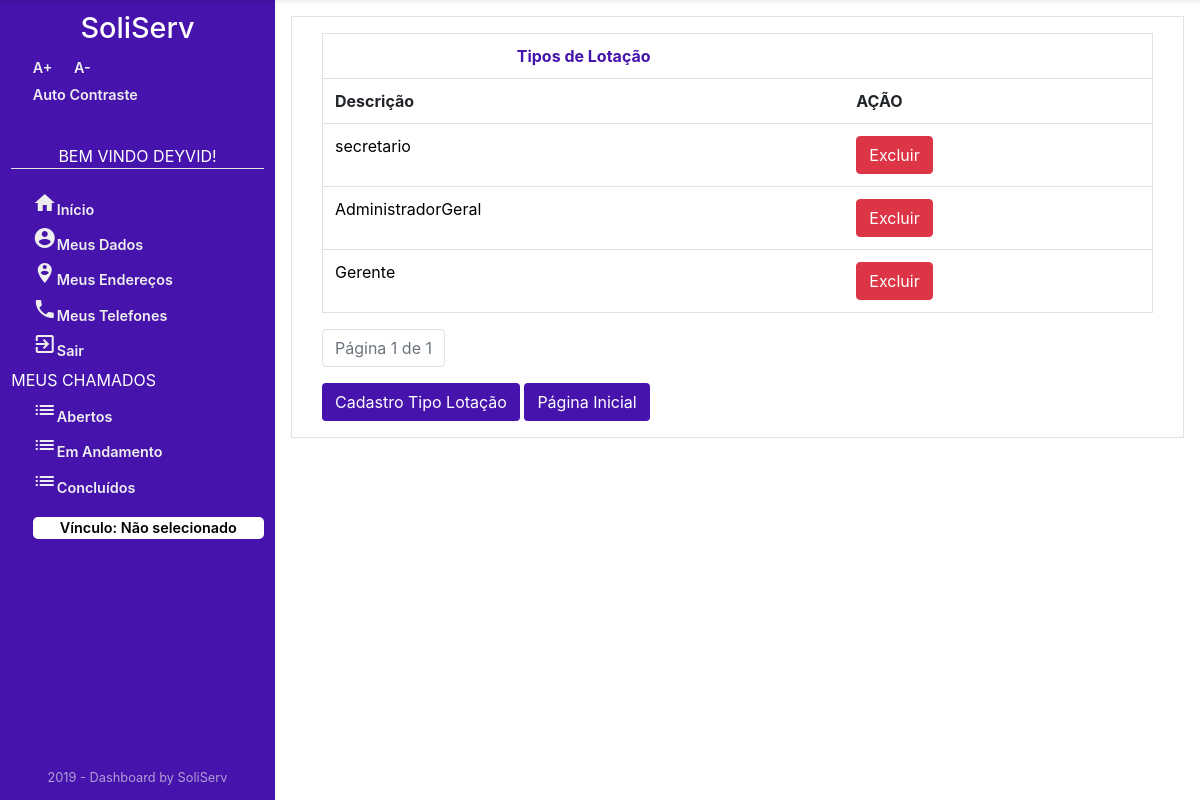
/Orgao/TiposLotacao/ (signed in), run on an earlier commit of the app's database.
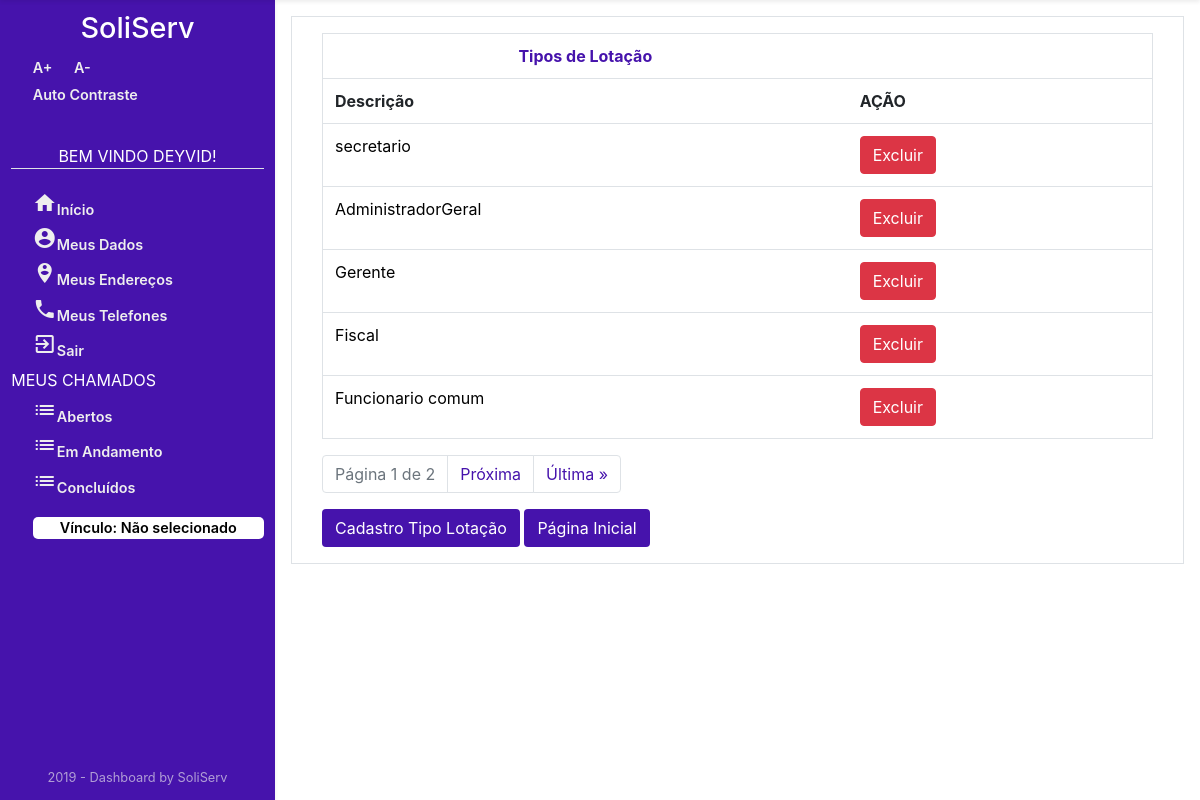
And on a later commit of the database.
### Orgao/models.py (models this page shows, shortened)
class TipoLotacao(models.Model):
    descricao = models.CharField('DESCRIÇÃO', max_length=45)
    class Meta:
        verbose_name = "TipoLotacao"
        verbose_name_plural = "TiposLotacao"

### Orgao/views.py (the view)
# urls.py: path('TiposLotacao/', views.TipoLotacaoList, name='tipos_lotacao'),
def TipoLotacaoList(request):
    tipo_lotacao_list = TipoLotacao.objects.all()
    paginator = Paginator(tipo_lotacao_list, 5)
    page = request.GET.get('page')
    tipo_lotacao_list = paginator.get_page(page)
    context = {'tipo_lotacao_list': tipo_lotacao_list}
    if not request.user.is_authenticated:
        return render(request, 'Usuario/acessoNegado.html')
    else:
        return render(request, 'Orgao/tiposLotacao.html', context)

### Orgao/templates/Orgao/tiposLotacao.html (shortened to what this page needs)
{% extends "sistemaDeGestaoDeServicosPublicos/index1.html" %}
{% block centro %}
<main id="Orgao" class="container border">
    <div class="container">
        {% block centroOrgao %}
        <form>
            {% if tipo_lotacao_list %}
            <table class="table border mt-3">
                <tr>
                    <th colspan="1" class="text-center" style="color: #4613ac;">Tipos de Lotação</th>
                    <th></th>
                </tr>
                <tr>
                    <th>Descrição</th>
                    <th>AÇÃO</th>
                </tr>
                {% for tipos in tipo_lotacao_list %}
                <tr>
                    <td>
                        <a class="link" title="Clique Para Atualizar o Tipo de Lotação"
                            href="{% url 'Orgao:Tipo_lotacao_atualizar' tipos.id %}">{{tipos.descricao}}
                        </a>
                    </td>
                    <td>
                        <a class="btn btn-danger" style="color: white;"
                            href="{% url 'Orgao:tipo_lotacao_deletar' tipos.id %}" title="Excluir Tipo de Lotacao">
                            Excluir</a>
                    </td>
                </tr>
                {% endfor %}
                {% else %}
                <div class="alert alert-danger mt-3">
                    Não há Dados Cadastrados!
                </div>
                {% endif %}
        </form>
    <nav aria-label="text-left pagination  ">
        <ul class="pagination ">
            <li class="page-item disabled">
                <a class="page-link" href="#">Página {{ tipo_lotacao_list.number }} de
                    {{ tipo_lotacao_list.paginator.num_pages }}</a>
            </li>
            {% if tipo_lotacao_list.has_next %}
            <li class="page-item">
                <a class="page-link" style=" color: #4613ac;" title="Próxima Página"
                    href="?page={{ tipo_lotacao_list.next_page_number }}">Próxima</a>
            </li>
            <li class="page-item">
                <a class="page-link" title="Ultima Página" style=" color: #4613ac;"
                    href="?page={{tipo_lotacao_list.paginator.num_pages }}">Última &raquo;</a>
            </li>
            {% endif %}
        </ul>
    </nav>
        <a class="btn  mb-3" href="{% url 'Orgao:cadastro_Tipo_Lotacao'%}" style="background: #4613ac; color: white;"
            title="cadastrar novo Tipo de Lotação">Cadastro Tipo
            Lotação</a>
        <a class="btn  mb-3" href="{% url 'Orgao:orgao_index'%}" style="background: #4613ac; color: white;"
            title="Voltar a HomePage">Página Inicial</a>
</main>
{% endblock %}
</div>
{% endblock %}

What changed in the data, as far as the page shows it:
added TipoLotacao: descricao "Fiscal"
added TipoLotacao: descricao "Funcionario comum"
Also different on the page:
{{ tipo_lotacao_list.paginator.num_pages }}: "1" → "2"
text now shown: "Próxima Última »"
